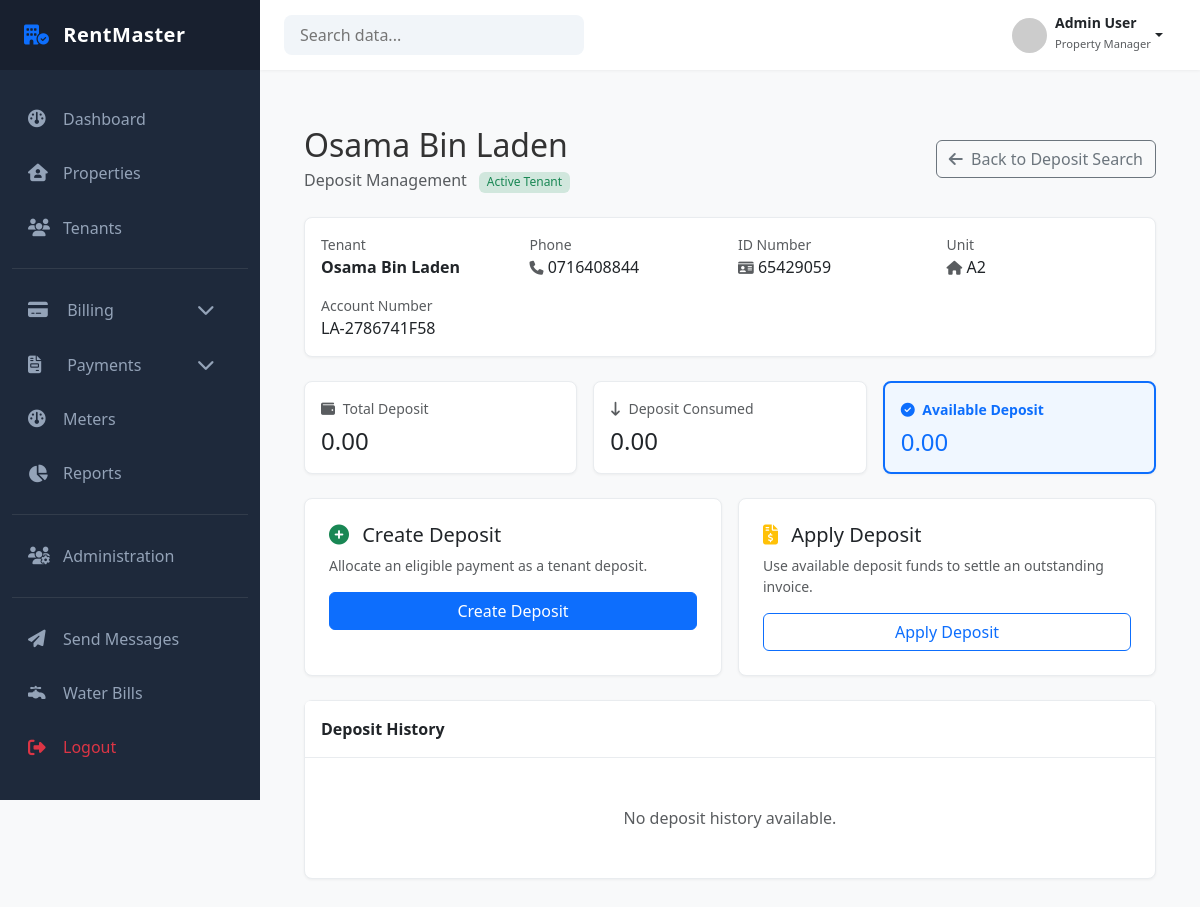
Before: /finance/deposits/tenant/2/ (signed in) with the older database file.
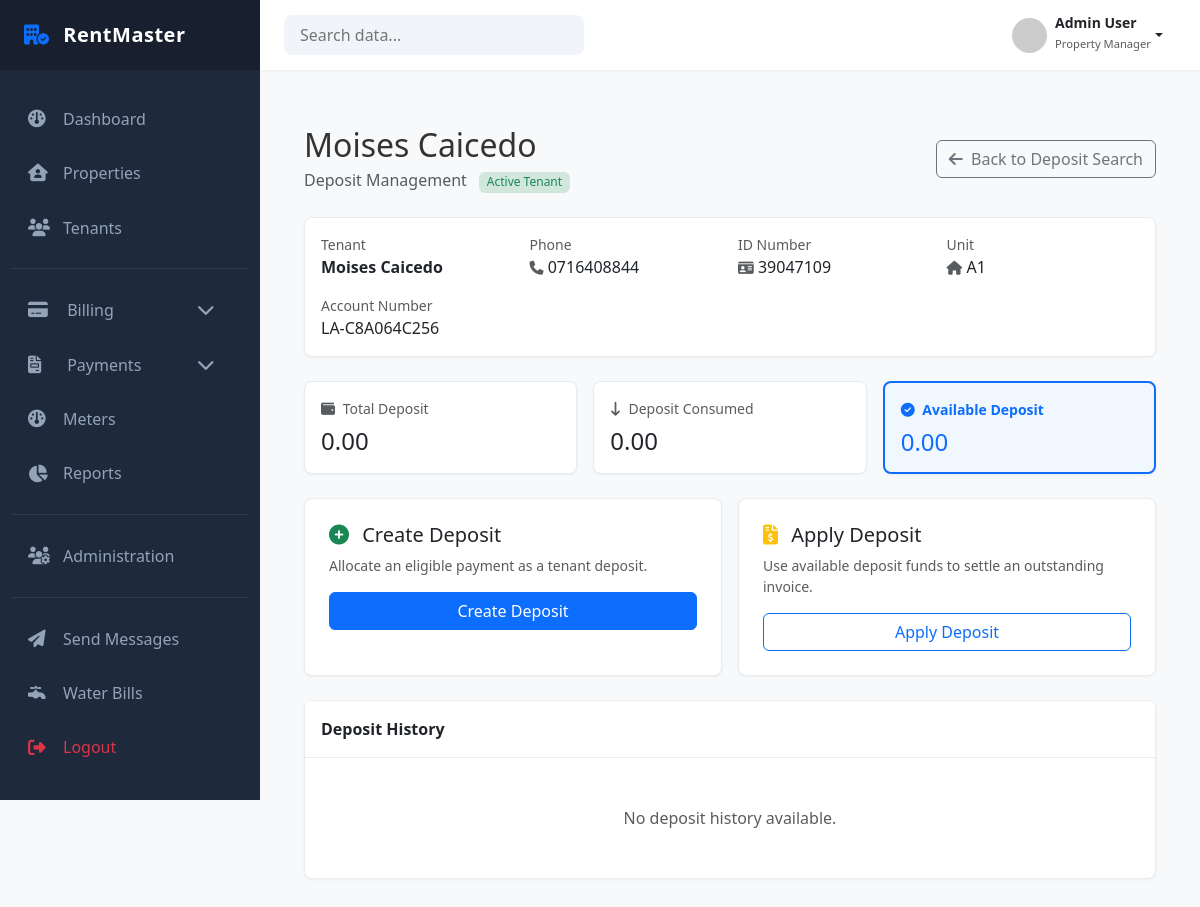
After: the same page with the newer database file.
### tenants/models.py (models this page shows, shortened)
class Tenant(models.Model):
    first_name = models.CharField(max_length=100)
    last_name = models.CharField(max_length=100)
    landlord = models.ForeignKey(
        settings.AUTH_USER_MODEL,
        on_delete=models.PROTECT,
        limit_choices_to={"role": "LANDLORD"},
        related_name="tenants"
    )
    phone_number = models.CharField(max_length=20)
    email = models.EmailField(blank=True)
    id_number = models.CharField(max_length=50)
    date_of_birth = models.DateField(null=True, blank=True)
    is_active = models.BooleanField(default=True)
    created_at = models.DateTimeField(auto_now_add=True)
    created_by = models.ForeignKey(
        settings.AUTH_USER_MODEL,
        on_delete=models.PROTECT
    )
    class Meta:
        constraints = [
            UniqueConstraint(
                fields=["id_number", "landlord"],
                name="unique_id_per_landlord"
            ),
            UniqueConstraint(
                fields=["phone_number", "landlord"],
                name="unique_phone_per_landlord"
            )
        ]

class Tenancy(models.Model):
    tenant = models.ForeignKey(
        "Tenant",
        on_delete=models.PROTECT,
        related_name="tenancies"
    )
    unit = models.ForeignKey(
        Unit,
        on_delete=models.PROTECT,
        related_name="tenancies"
    )
    start_date = models.DateField() # when tenancy officially begins
    end_date = models.DateField(null=True, blank=True) # when tenancy ends
    rent_amount = models.DecimalField(max_digits=12, decimal_places=2)
    status = models.CharField(
        max_length=20,
        choices=TenancyStatus.choices,
        default=TenancyStatus.ACTIVE
    )
    created_by = models.ForeignKey(
        settings.AUTH_USER_MODEL,
        on_delete=models.PROTECT,
        related_name="created_tenancies"
    )
    created_at = models.DateTimeField(auto_now_add=True)
    updated_at = models.DateTimeField(auto_now=True)
    class Meta:
        ordering = ["-start_date"]
        constraints = [
            models.UniqueConstraint(
                fields=["unit"],
                condition=Q(status="ACTIVE"),
                name="unique_active_tenancy_per_unit"
            ),
            models.UniqueConstraint(
                fields=["tenant"],
                condition=Q(status="ACTIVE"),
                name="unique_active_tenancy_per_tenant"
            )
        ]

### properties/models.py (models this page shows, shortened)
class Unit(models.Model):
    property = models.ForeignKey(
        Property,
        on_delete=models.PROTECT,
        related_name="units"
    )
    unit_number = models.CharField(max_length=20)
    unit_type = models.CharField(
        max_length=50,
        choices=UnitType.choices
    )
    status = models.CharField(
        max_length=50,
        choices=UnitStatus.choices,
        default=UnitStatus.VACANT
    )
    floor = models.CharField(max_length=20, blank=True)
    is_active = models.BooleanField(default=True)
    created_at = models.DateTimeField(auto_now_add=True)
    class Meta:
        constraints = [
            UniqueConstraint(
                fields=["property", "unit_number"],
                name="unique_unit_number_per_property"
            )
        ]
        ordering = ["unit_number"]

### finance/models.py (models this page shows, shortened)
class LedgerAccount(models.Model):
    tenancy = models.OneToOneField(
        Tenancy,
        on_delete=models.PROTECT,
        related_name="ledger_account"
    )
    account_number = models.CharField(max_length=30, unique=True, editable=False)
    is_active = models.BooleanField(default=True)
    created_at = models.DateTimeField(auto_now_add=True)
    updated_at = models.DateTimeField(auto_now=True)
    class Meta:
        ordering = ["-created_at"]

### finance/views/deposit_views.py (the view)
@login_required
def tenant_deposit_view(request, tenant_id):
    try:
        data = get_deposit_dashboard(
            user=request.user,
            tenant_id=tenant_id
        )
        context = {
            "tenant": data["tenant"],
            "tenancy": data["tenancy"],
            "ledger_account": data["ledger_account"],
            "summary": data["summary"],
            "deposit_history": data["deposit_history"],
        }
        return render(
            request,
            "deposits/tenant_deposit.html",
            context
        )
    except PermissionDenied as e:
        messages.error(
            request,
            str(e)
        )
        return redirect(
            "finance:deposit_search"
        )

### finance/services/deposits.py (called while the page is built)
def get_available_deposit(ledger_account):
    deposit_liability = LedgerEntry.objects.filter(
        ledger_account=ledger_account,
        source=SourceChoices.DEPOSIT,
        category=LedgerEntryCategory.LIABILITY,
        entry_type=LedgerEntryType.CREDIT
    ).aggregate(
        total=Sum("amount")
    )["total"] or Decimal("0.00")
    deposit_consumed = LedgerEntry.objects.filter(
        ledger_account=ledger_account,
        source=SourceChoices.DEPOSIT,
        entry_type=LedgerEntryType.CHARGE,
    ).aggregate(
        total=Sum("amount")
    )["total"] or Decimal("0.00")
    available_deposit = (
        deposit_liability - deposit_consumed
    )
    if available_deposit <= Decimal("0.00"):
        return Decimal("0.00")
    return available_deposit

def get_deposit_history(ledger_account):
    entries = LedgerEntry.objects.filter(
        ledger_account=ledger_account,
        source=SourceChoices.DEPOSIT,
    ).exclude(
        category=LedgerEntryCategory.LIABILITY,
        entry_type=LedgerEntryType.CREDIT,
    ).select_related(
        "invoice", "created_by",
    ).order_by(
        "-entry_date", "-created_at"
    )
    return {
        "entries": entries
    }

### templates/deposits/tenant_deposit.html (shortened to what the changed rows need)
{% extends 'dashboard/base_dashboard.html' %}
{% load static %}
{% block extra_css %}
<link href="https://cdn.jsdelivr.net/npm/bootstrap@5.3.0/dist/css/bootstrap.min.css" rel="stylesheet">
<link rel="stylesheet" href="https://cdnjs.cloudflare.com/ajax/libs/font-awesome/6.4.0/css/all.min.css">
<link rel="stylesheet" href="{% static 'deposits/css/tenant_deposit.css' %}" />
{% endblock %}
{% block content %}
<div class="container py-4">
    <header class="d-flex flex-column flex-md-row justify-content-between align-items-md-center mb-4 gap-3">
        <div>
            <h2 class="mb-1">{{ tenant.first_name }} {{ tenant.last_name }}</h2>
            <p class="text-muted mb-0">
                Deposit Management
                <span class="badge bg-success-subtle text-success ms-2">Active Tenant</span>
            </p>
        </div>
    </header>
    <section class="card mb-4">
        <div class="card-body py-3">
            <div class="row g-3">
                <div class="col-6 col-md-3"><small class="text-muted d-block">Tenant</small> <strong>{{ tenant.first_name }} {{ tenant.last_name }}</strong></div>
                <div class="col-6 col-md-3"><small class="text-muted d-block">Phone</small> <i class="fa-solid fa-phone small text-muted"></i> {{ tenant.phone_number }}</div>
                <div class="col-6 col-md-3"><small class="text-muted d-block">ID Number</small> <i class="fa-solid fa-id-card small text-muted"></i> {{ tenant.id_number }}</div>
                <div class="col-6 col-md-3"><small class="text-muted d-block">Unit</small> <i class="fa-solid fa-house small text-muted"></i> {{ tenancy.unit.unit_number }}</div>
                <div class="col-6 col-md-3"><small class="text-muted d-block">Account Number</small> {{ tenancy.ledger_account.account_number }}</div>
            </div>
        </div>
    </section>
</div>
{% endblock %}

Changed rows visible on the page:
no longer on this page (row edited): Tenancy: unit.unit_number "A2", ledger_account.account_number "LA-2786741F58"
changed Tenant: first_name "Osama Bin" → "Moises"; last_name "Laden" → "Caicedo"; id_number "65429059" → "39047109"
now on this page (row edited): Tenancy: unit.unit_number "A1", ledger_account.account_number "LA-C8A064C256"
